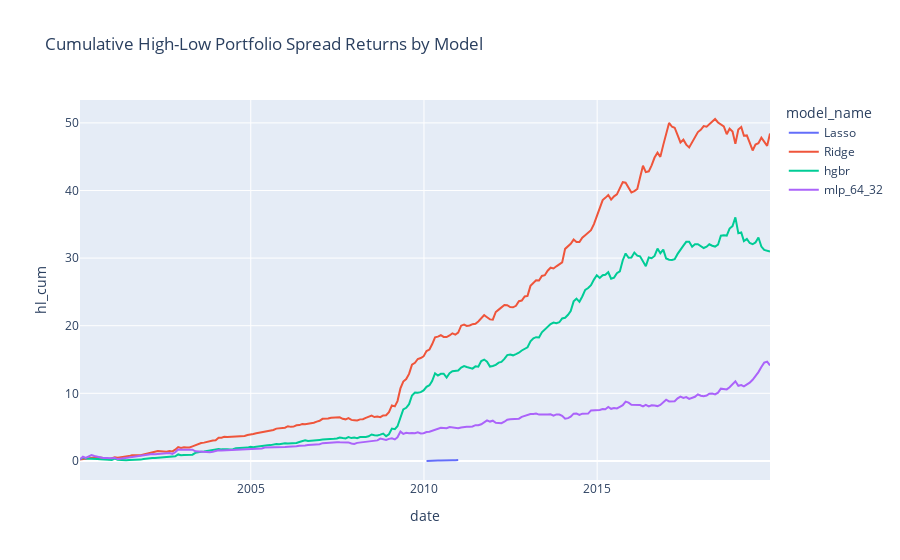

The notebook cell saved with this chart:
### Code cell
import plotly.express as px
fig = px.line(portfolios, x='date', y='hl_cum', color='model_name',
             title='Cumulative High-Low Portfolio Spread Returns by Model')
fig.show()

### Figure 1 — Plotly figure (JSON) as saved in the notebook; plotly's stock layout.template omitted (floating-point values rounded to 4 significant figures; data arrays with more than 128 entries replaced by an {"elided": "..."} marker saying what was removed)
{"data": [{"hovertemplate": "model_name=Lasso<br>date=%{x}<br>hl_cum=%{y}<extra></extra>", "legendgroup": "Lasso", "line": {"color": "#636efa", "dash": "solid"}, "marker": {"symbol": "circle"}, "mode": "lines", "name": "Lasso", "orientation": "v", "showlegend": true, "type": "scatter", "x": {"elided": "240 str values"}, "xaxis": "x", "y": {"elided": "240 float values"}, "yaxis": "y"}, {"hovertemplate": "model_name=Ridge<br>date=%{x}<br>hl_cum=%{y}<extra></extra>", "legendgroup": "Ridge", "line": {"color": "#EF553B", "dash": "solid"}, "marker": {"symbol": "circle"}, "mode": "lines", "name": "Ridge", "orientation": "v", "showlegend": true, "type": "scatter", "x": {"elided": "240 str values"}, "xaxis": "x", "y": {"elided": "240 float values"}, "yaxis": "y"}, {"hovertemplate": "model_name=hgbr<br>date=%{x}<br>hl_cum=%{y}<extra></extra>", "legendgroup": "hgbr", "line": {"color": "#00cc96", "dash": "solid"}, "marker": {"symbol": "circle"}, "mode": "lines", "name": "hgbr", "orientation": "v", "showlegend": true, "type": "scatter", "x": {"elided": "240 str values"}, "xaxis": "x", "y": {"elided": "240 float values"}, "yaxis": "y"}, {"hovertemplate": "model_name=mlp_64_32<br>date=%{x}<br>hl_cum=%{y}<extra></extra>", "legendgroup": "mlp_64_32", "line": {"color": "#ab63fa", "dash": "solid"}, "marker": {"symbol": "circle"}, "mode": "lines", "name": "mlp_64_32", "orientation": "v", "showlegend": true, "type": "scatter", "x": {"elided": "240 str values"}, "xaxis": "x", "y": {"elided": "240 float values"}, "yaxis": "y"}], "layout": {"legend": {"title": {"text": "model_name"}, "tracegroupgap": 0}, "title": {"text": "Cumulative High-Low Portfolio Spread Returns by Model"}, "xaxis": {"anchor": "y", "domain": [0, 1], "title": {"text": "date"}}, "yaxis": {"anchor": "x", "domain": [0, 1], "title": {"text": "hl_cum"}}}}
